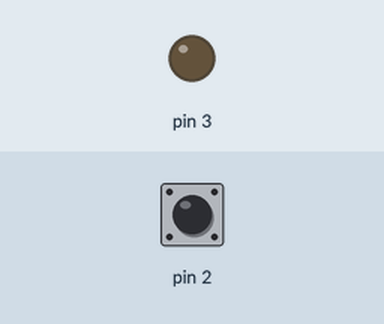
Simulated run of this sketch. Board: Arduino Uno, built with avr-gcc and run on an emulated ATmega328P. On the bench: output pins drawn as LEDs (lit = HIGH). Inputs (shaded band) come from the test bench; at power-on: pin 2 LOW.

Above: at 1.2 s.
1.3 s: pin 2 pulsed HIGH 2 times (0.12 s each, 0.3 s apart)
At 1.8 s:
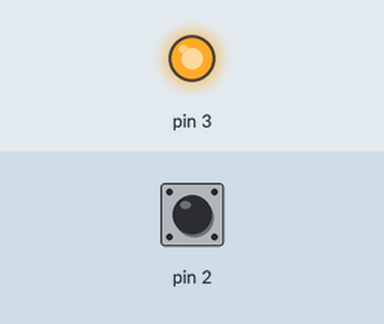
Timing chart, 0 to 4.3 s (numbered marks = the images above; inputs shaded):
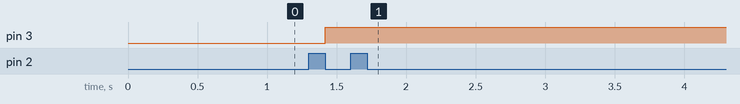

Measured:
- after the input at 1.3 s, pin 3: LOW → HIGH after 0.12 s

The sketch:

sketch_feb16b.ino
```cpp
void setup() {
  pinMode(2, INPUT);
  pinMode(3, OUTPUT);

}

void loop() {
  int opcion = digitalRead(2);

  int prendido = 0;
  while(opcion){
    opcion = digitalRead(2);
    if(prendido && !opcion){
      digitalWrite(3, LOW);
      prendido = 0;
    }else{
      if(!prendido && !opcion){
        digitalWrite(3, HIGH);
        prendido = 1;
      }
    }
    //opcion = digitalRead(2);
  }

}
```
